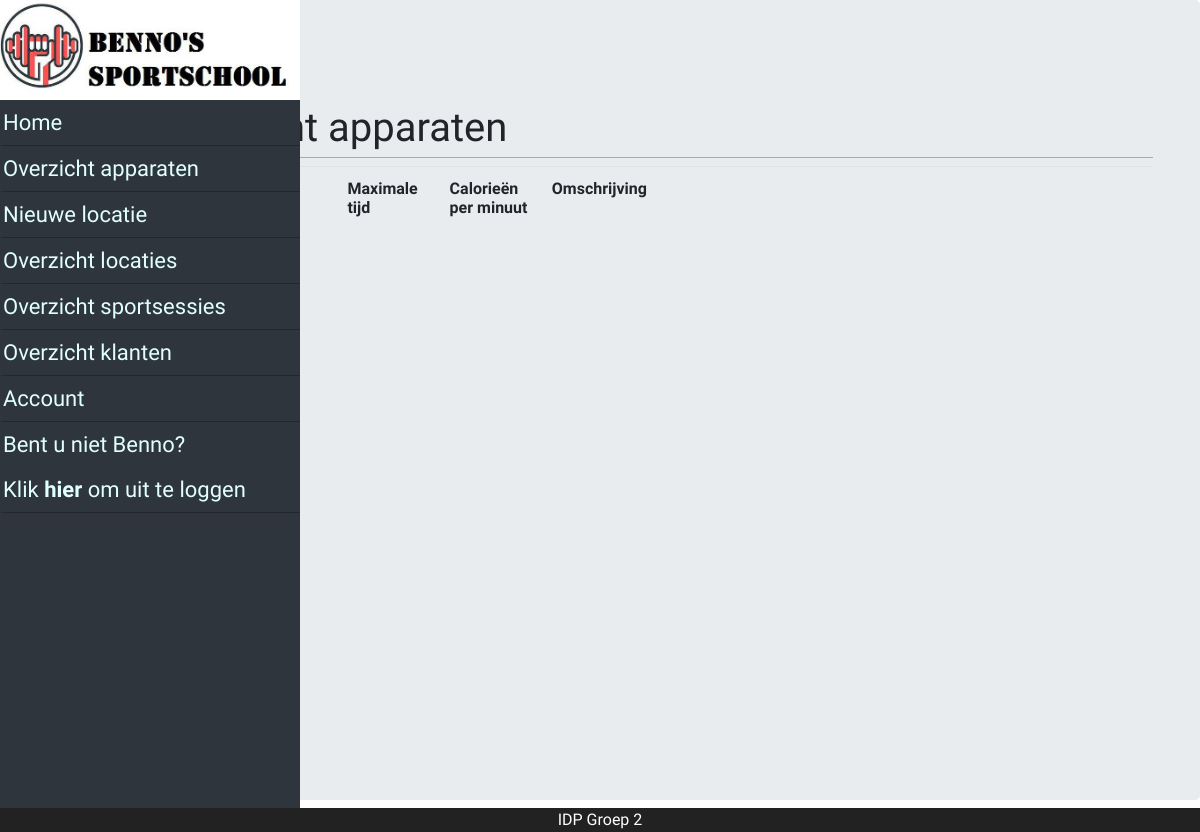
The page /?page=allDevices (signed in) on the database as committed earlier.
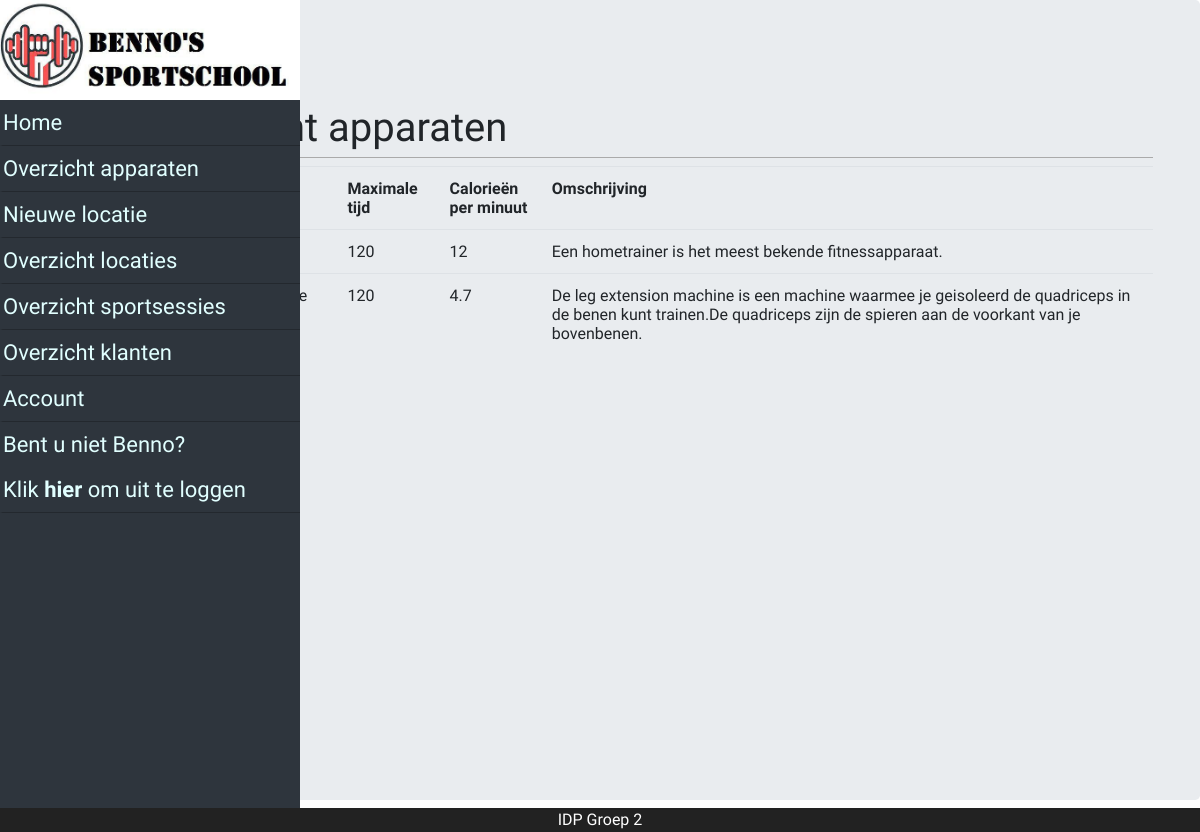
The same page on the database as committed later.
### tables this page shows
CREATE TABLE `sports_device` (
  `id` int(11) NOT NULL,
  `name` varchar(45) NOT NULL,
  `session_max_minutes` int(11) NOT NULL,
  `calories_per_minute` float NOT NULL,
  `description` varchar(255) NOT NULL
);

### model/Model.php (called while the page is built, shortened)
<?php
abstract class Model {
    public static function find() {
        try {
            $table = strtolower(get_called_class());
            $qry = "SELECT * FROM `$table`";
            $stmt = DB::prepare($qry);
            $stmt->execute();
            return $stmt->fetchAll(PDO::FETCH_CLASS, get_called_class());
        } catch (Exception $e) {
            echo FrameworkException::message($e->getMessage(), $e->getTrace());
            die();
        }
    }
}

### class/DB.php (called while the page is built, shortened)
<?php
final class DB {
    private static $instance = null;
    private $servername = "localhost";
    private $username = "root";
    private $password = "";
    private $database = "sportschool2";
    private function __construct() {
        try {
            try {
                $this->c = new PDO("mysql:host=$this->servername;dbname=$this->database", $this->username, $this->password);
            } catch (PDOException $e) {
                throw new FrameworkException("Connecting to the database failed. Configure connection in DB.php");
            }
        } catch (FrameworkException $e) {
            echo $e->errorMessage();
            die();
        }
    }
    public static function prepare($query)
    {
        try {
            try {
                return self::getInstance()->c->prepare($query);
            } catch (PDOException $e) {
                throw new FrameworkException("Could not prepare query");
            }
        } catch (FrameworkException $e) {
            echo $e->errorMessage();
            die();
        }
    }
    public static function getInstance() {
        if(self::$instance == null){
            self::$instance = new DB();
        }
        return self::$instance;
    }
}

### model/Sports_device.php (called while the page is built, shortened)
<?php
class Sports_device extends Model {
	protected $session_max_minutes;
	protected $calories_per_minute;
	protected $description;
	public function getSession_max_minutes()
	{
		return $this->session_max_minutes;
	}
	public function getCalories_per_minute()
	{
		return $this->calories_per_minute;
	}
	public function getDescription()
	{
		return $this->description;
	}
}
?>

### pages/allDevices.php (the view)
<div class="jumbotron page_layout">
    <div class="container">
        <h1>Overzicht apparaten</h1>
        <table class="table">
            <tr>
                <th width="20%">Naam</th>
                <th width="10%">Maximale tijd</th>
                <th width="10%">Calorieën per minuut</th>
                <th width="60%">Omschrijving</th>
            </tr>
            <?php
            $devices = Sports_device::find();
            foreach($devices as $device)
            {
                echo '<tr><td>'.$device->getName().'</td>';
                echo '<td>'.$device->getSession_max_minutes().'</td>';
                echo '<td>'.$device->getCalories_per_minute().'</td>';
                echo '<td>'.$device->getDescription().'</td></tr>';
            } ?>
        </table>
    </div>
</div>

Rows that differ between the two databases and show on the page:
added sports_device: session_max_minutes "120", calories_per_minute "12", description "Een hometrainer is het meest bekende fitnessapparaat."
added sports_device: session_max_minutes "120", calories_per_minute "4.7", description "De leg extension machine is een machine waarmee je geisoleerd de quadriceps in de benen kunt trainen.De quadriceps zijn de spieren aan de voorkant van je bovenbenen."
